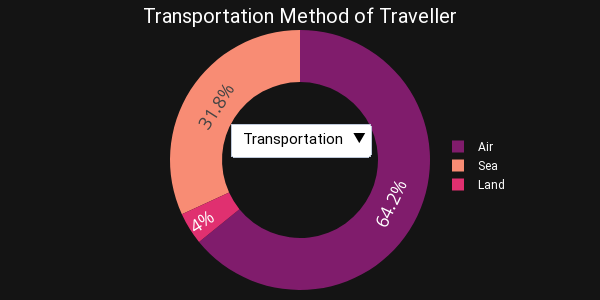

The code cell stored with this chart in its notebook:
### Markdown cell above
## 3.5 Visual 5 <a id="part3.5"></a>

### Code cell
travel_method_count = df.groupby('Travel_Method')['case'].count()
#Remove NIL values
travel_method_count = travel_method_count[travel_method_count.index != 'NIL']
travel_method = travel_method_count.index

language_count = df.groupby('langint')['case'].count()
language = language_count.index
travel_type_count = df.groupby('travel_type')['case'].count()
travel_type = travel_type_count.index

visits_count = df.groupby('1st_visit')['case'].count()
visits = visits_count.index

fig5 = go.Figure()
fig5.add_trace(go.Pie(labels=travel_method, values=travel_method_count,textinfo='percent',textfont=dict(size=18),hole=0.6,name='Transportation',hovertemplate ='<b>%{label}</b>'+'<br>No. of Travellers: %{value}<br>' + 'Percent: %{percent}<extra></extra>',marker=dict(colors=['#801c6c',"#e03070",'#f88c74'])))
fig5.add_trace(go.Pie(labels=language, values=language_count,textinfo='percent',textfont=dict(size=18),hole=0.6,visible=False, name='Language',hovertemplate ='<b>%{label}</b>'+'<br>No. of Travellers: %{value}<br>' + 'Percent: %{percent}<extra></extra>',marker=dict(colors=['#801c6c',"#e03070",'#e74c3c','#f39c12','#f88c74','#ffbc84','FFCA3E','#c8448c'])))
fig5.add_trace(go.Pie(labels=travel_type, values=travel_type_count,textinfo='percent',textfont=dict(size=18),visible=False,hole=0.6, name='Package',hovertemplate ='<b>%{label}</b>'+'<br>No. of Travellers: %{value}<br>' + 'Percent: %{percent}<extra></extra>',marker=dict(colors=['#801c6c',"#e03070",'#f88c74'])))
fig5.add_trace(go.Pie(labels=visits, values=visits_count,textinfo='percent',textfont=dict(size=18),hole=0.6,visible=False,name='1st Visit',hovertemplate ='<b>%{label}</b>'+'<br>No. of Travellers: %{value}<br>' + 'Percent: %{percent}<extra></extra>',marker=dict(colors=["#e03070",'#ffbc84'])))

fig5.update_layout(
    updatemenus=[dict(x=0.5,y=0.58,xanchor='center',yanchor='middle',showactive=True,bgcolor='white',font={'size': 15,'family': 'Roboto','color':'#000000'},
                      buttons=[dict(label='Transportation',method='update',args=[{'visible': [True, False, False, False]},{'title': 'Transportation Method of Traveller','showlegend': True}]),
                               dict(label='Language',method='update',args=[{'visible': [False, True, False, False]},{'title': 'Language Spoken by Travellers','showlegend': True}]),
                               dict(label='Package',method='update',args=[{'visible': [False, False, True, False]},{'title': 'Type of Package Traveller Took','showlegend': True}]),
                               dict(label='1st Visit',method='update',args=[{'visible': [False, False, False, True]},{'title': 'Is this the Travellers 1st Visit?','showlegend': True}])])],
    
    title={'text': "Transportation Method of Traveller",
           'font': {'size': 20,'family': 'Roboto','color':'#FFFFFF'},
           'x': 0.5,
           'y':0.97,
           'xanchor': 'center'},
     
     hoverlabel=dict(font_size=14,font_family='Roboto'),
     legend_font=dict(size=12,family='Roboto',color='#FFFFFF'),
     legend=dict(x=0.73,y=0.35,yanchor='bottom'),
     paper_bgcolor='#141414',
     uniformtext_minsize=12, 
     uniformtext_mode='hide',
     margin=dict(l=0, r=0, t=30, b=10),
     width=600,
     height=300)

fig5.update_traces(textposition='inside')

fig5.show()

### Figure 1 — Plotly figure (JSON) as saved in the notebook; plotly's stock layout.template omitted (floating-point values rounded to 4 significant figures)
{"data": [{"hole": 0.6, "hovertemplate": "<b>%{label}</b><br>No. of Travellers: %{value}<br>Percent: %{percent}<extra></extra>", "labels": ["Air", "Land", "Sea"], "marker": {"colors": ["#801c6c", "#e03070", "#f88c74"]}, "name": "Transportation", "textfont": {"size": 18}, "textinfo": "percent", "textposition": "inside", "type": "pie", "values": [5697, 355, 2828]}, {"hole": 0.6, "hovertemplate": "<b>%{label}</b><br>No. of Travellers: %{value}<br>Percent: %{percent}<extra></extra>", "labels": ["Chinese", "English", "Hybrid Chinese", "Hybrid French", "Hybrid Indonesian", "Indonesian", "Japanese", "Malay"], "marker": {"colors": ["#801c6c", "#e03070", "#e74c3c", "#f39c12", "#f88c74", "#ffbc84", "FFCA3E", "#c8448c"]}, "name": "Language", "textfont": {"size": 18}, "textinfo": "percent", "textposition": "inside", "type": "pie", "values": [846, 7235, 86, 1, 323, 16, 2, 378], "visible": false}, {"hole": 0.6, "hovertemplate": "<b>%{label}</b><br>No. of Travellers: %{value}<br>Percent: %{percent}<extra></extra>", "labels": ["Business (Non-Packaged)", "Non-Packaged", "Packaged"], "marker": {"colors": ["#801c6c", "#e03070", "#f88c74"]}, "name": "Package", "textfont": {"size": 18}, "textinfo": "percent", "textposition": "inside", "type": "pie", "values": [1235, 7032, 620], "visible": false}, {"hole": 0.6, "hovertemplate": "<b>%{label}</b><br>No. of Travellers: %{value}<br>Percent: %{percent}<extra></extra>", "labels": ["No", "Yes"], "marker": {"colors": ["#e03070", "#ffbc84"]}, "name": "1st Visit", "textfont": {"size": 18}, "textinfo": "percent", "textposition": "inside", "type": "pie", "values": [7593, 1294], "visible": false}], "layout": {"height": 300, "hoverlabel": {"font": {"family": "Roboto", "size": 14}}, "legend": {"font": {"color": "#FFFFFF", "family": "Roboto", "size": 12}, "x": 0.73, "y": 0.35, "yanchor": "bottom"}, "margin": {"b": 10, "l": 0, "r": 0, "t": 30}, "paper_bgcolor": "#141414", "title": {"font": {"color": "#FFFFFF", "family": "Roboto", "size": 20}, "text": "Transportation Method of Traveller", "x": 0.5, "xanchor": "center", "y": 0.97}, "uniformtext": {"minsize": 12, "mode": "hide"}, "updatemenus": [{"bgcolor": "white", "buttons": [{"args": [{"visible": [true, false, false, false]}, {"showlegend": true, "title": "Transportation Method of Traveller"}], "label": "Transportation", "method": "update"}, {"args": [{"visible": [false, true, false, false]}, {"showlegend": true, "title": "Language Spoken by Travellers"}], "label": "Language", "method": "update"}, {"args": [{"visible": [false, false, true, false]}, {"showlegend": true, "title": "Type of Package Traveller Took"}], "label": "Package", "method": "update"}, {"args": [{"visible": [false, false, false, true]}, {"showlegend": true, "title": "Is this the Travellers 1st Visit?"}], "label": "1st Visit", "method": "update"}], "font": {"color": "#000000", "family": "Roboto", "size": 15}, "showactive": true, "x": 0.5, "xanchor": "center", "y": 0.58, "yanchor": "middle"}], "width": 600}}
